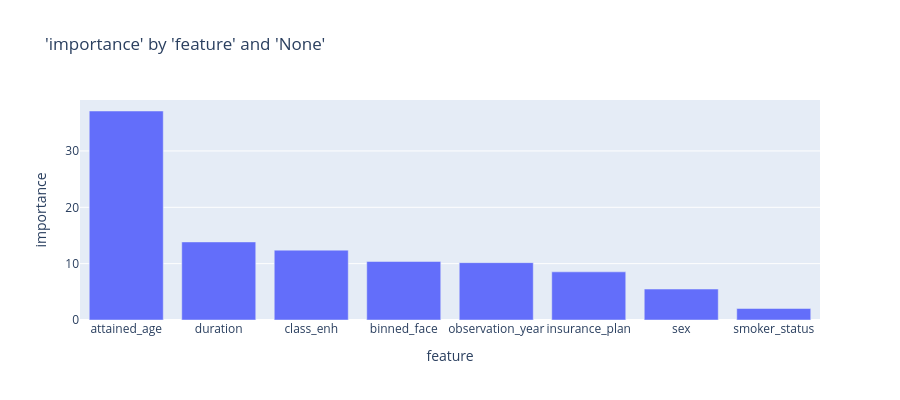

The cell this chart's notebook holds for it:
### Code cell
charters.chart(
    df=importance, x_axis="feature", y_axis="importance", type="bar", y_sort=True
)

### Figure 1 — Plotly figure (JSON) as saved in the notebook; plotly's stock layout.template omitted (floating-point values rounded to 4 significant figures)
{"data": [{"hovertemplate": "feature=%{x}<br>importance=%{y}<extra></extra>", "legendgroup": "", "marker": {"color": "#636efa", "pattern": {"shape": ""}}, "name": "", "orientation": "v", "showlegend": false, "textposition": "auto", "type": "bar", "x": ["attained_age", "duration", "class_enh", "binned_face", "observation_year", "insurance_plan", "sex", "smoker_status"], "xaxis": "x", "y": [37.09, 13.86, 12.4, 10.38, 10.18, 8.547, 5.495, 2.044], "yaxis": "y"}], "layout": {"barmode": "relative", "height": 400, "legend": {"tracegroupgap": 0}, "title": {"text": "'importance' by 'feature' and 'None'"}, "xaxis": {"anchor": "y", "domain": [0, 1], "title": {"text": "feature"}}, "yaxis": {"anchor": "x", "domain": [0, 1], "title": {"text": "importance"}, "type": "-"}}}
